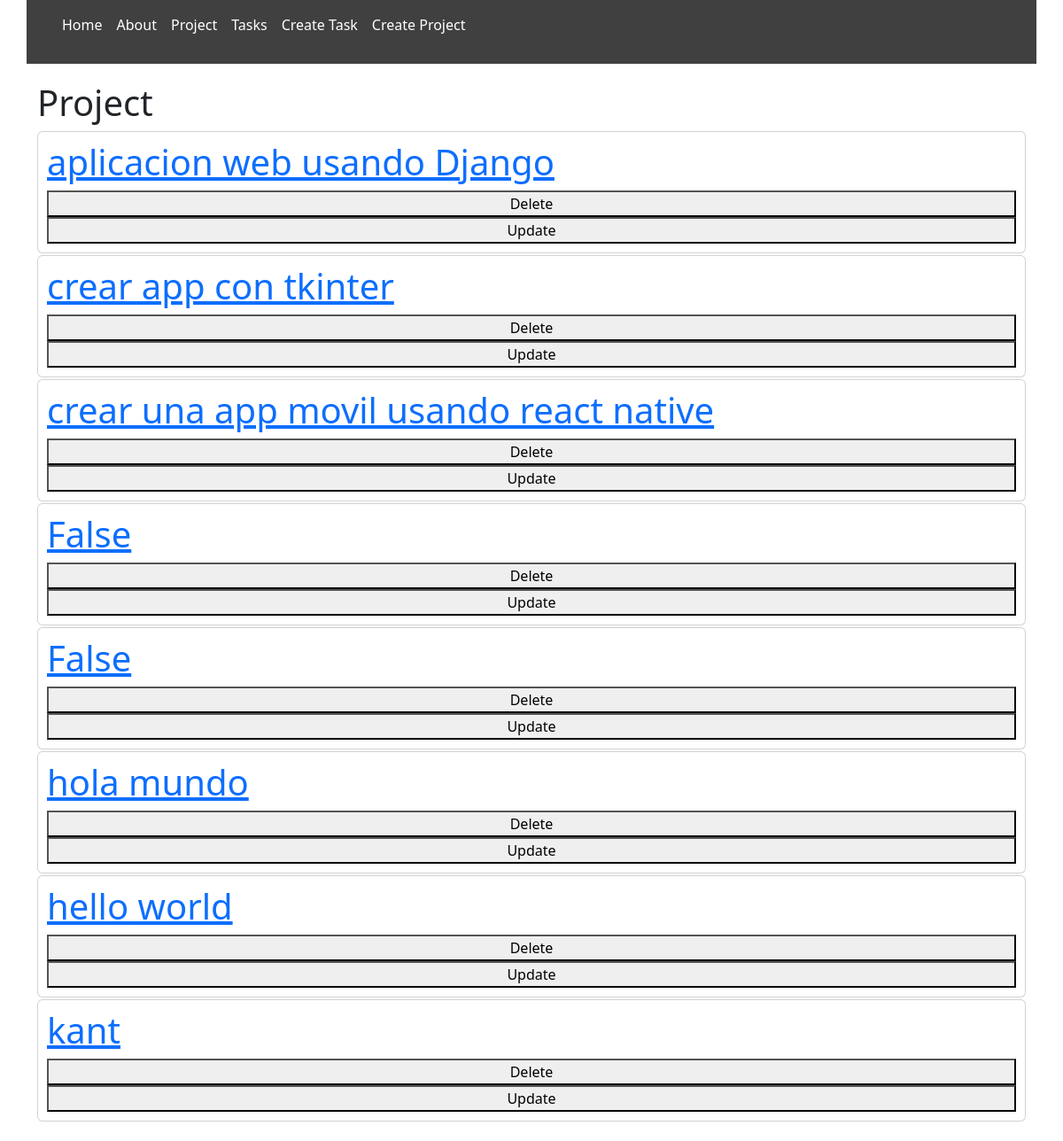
/projects/, run on the app's committed database.
### myapp/models.py (models this page shows, shortened)
class Project(models.Model):
    name = models.CharField(max_length= 200)

### myapp/views.py (the view)
# urls.py: path('projects/', views.projects, name='projects'),
def projects(request):
    projects = Project.objects.all()
    return render(request, 'projects/projects.html', {
        'projects': projects
    })

### myapp/templates/projects/projects.html
{% extends 'layouts/base.html' %}
{% block content %}
<h1>Project</h1>
{% for project in projects %}
    <article class="card">
        <a href="{% url 'projects_detail' project.id %}"><h1>{{project.name}}</h1></a>
        <button>Delete</button>
        <button>Update</button>
    </article>
{% endfor %}
{% endblock %}

### myapp/static/css/main.css (style rules this page uses)
body { background-color: #202020; color: whitesmoke; }
.card { background-color: whitesmoke; padding: 10px; margin-bottom: 2px; color: #202020; }

### data on the page
Project: name "aplicacion web usando Django"
Project: name "crear app con tkinter"
Project: name "crear una app movil usando react native"
Project: name "False"
Project: name "False"
Project: name "hola mundo"
Project: name "hello world"
Project: name "kant"
